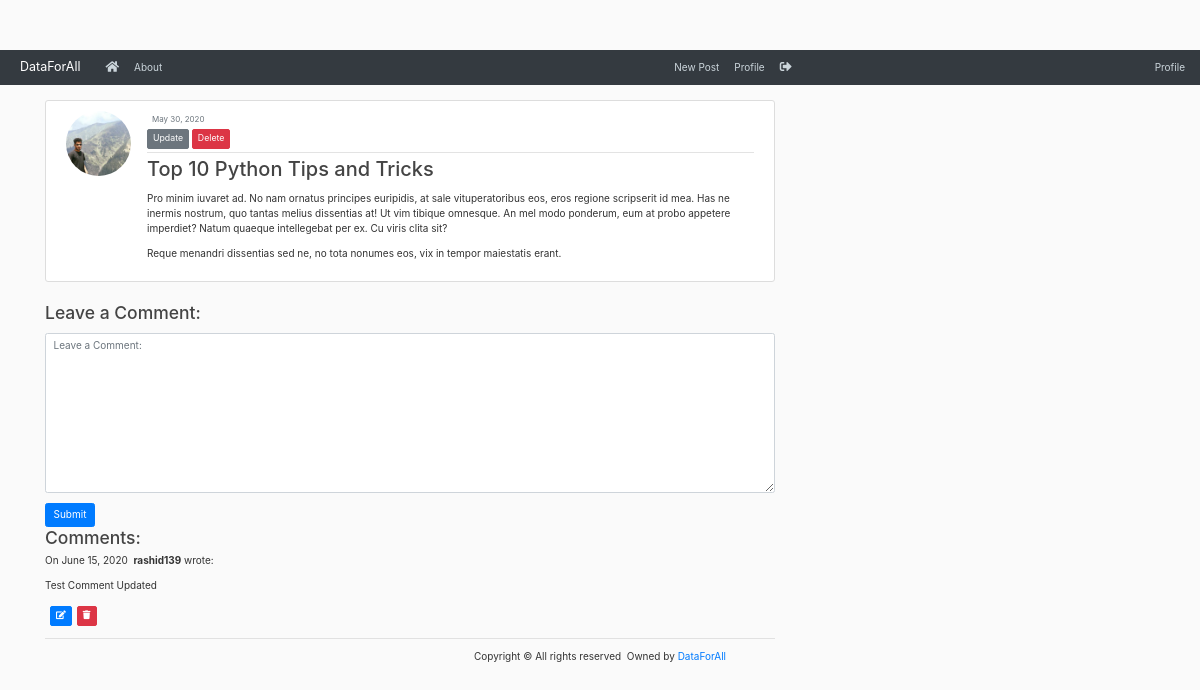
The page /post/27/ (signed in) on the database its author committed.
### blog/models.py (models this page shows, shortened)
class Post(models.Model):
    title = models.CharField(max_length = 100)
    content = models.TextField()
    date_posted = models.DateTimeField(default=timezone.now)
    author = models.ForeignKey(User, on_delete=models.CASCADE)

class Comment(models.Model):
    author = models.CharField(max_length = 100)
    body = models.TextField()
    created_on = models.DateTimeField(auto_now_add=True)
    post = models.ForeignKey('Post', on_delete=models.CASCADE)

### users/models.py (models this page shows, shortened)
class Profile(models.Model):
    user = models.OneToOneField(User, on_delete = models.CASCADE)
    image = models.ImageField(default='default.jpg', upload_to='profile_pics')

### blog/views.py (the view, shortened to what this page needs)
# urls.py: path('post/<int:pk>/', views.PostDetailView.as_view(), name='post-detail'),
class PostDetailView(LoginRequiredMixin, DetailView):
    model = Post
    form_class = CommentForm
    template_name = 'blog/post_detail.html'
    def get(self, request, *args, **kwargs):
        post = Post.objects.get(pk=self.kwargs['pk'])
        form = self.form_class()
        comments = Comment.objects.filter(post = post).order_by('-id')
        context = {
            'post': post,
            'comments': comments,
            'form': form
        }
        return render(request, self.template_name, context)

### blog/forms.py
class CommentForm(forms.ModelForm):
    body = forms.CharField(widget= forms.Textarea(
        attrs= {
            "class": "form-control",
            "placeholder": "Leave a Comment: "
        }
    ))
    class Meta:
        model = Comment
        fields = '__all__'
        exclude = ('author', )

### blog/templates/blog/post_detail.html (shortened to what this page needs)
{% extends 'blog/base.html' %}
{% load static %}
{% block content %}
    <article class="media content-section">
        <img class="rounded-circle article-img" src="{{ post.author.profile.image.url }}">
        <div class="media-body">
            <div class="article-metadata">
                <small class="text-muted">{{ post.date_posted | date:"F d, Y" }}</small>
                {% if post.author == user %}
                    <div>
                        <a class="btn btn-secondary btn-sm mt-1 mb-1" href="{% url 'post-update' post.id %}">Update</a>
                        <a class="btn btn-danger btn-sm mt-1 mb-1" href="{% url 'post-delete' post.id %}">Delete</a>
                    </div>
                {% endif %}
            </div>
        <h2 class="article-title" >{{ post.title }}</h2>
        <p class="article-content">{{ post.content | linebreaks }}</p>
        </div>
    </article>
    <h3 class="article-title">Leave a Comment: </h1>
    <form action="" method="POST">
        <div class="form-group">
            {{ form.body }}
        </div>
        <button type="submit" class="btn btn-primary">Submit</button>
    </form>
    <h3 class="article-title">Comments: </h3>
    {% if user.is_authenticated %}
        {% for comment in comments %}
        <div class="media-body bg-olive">
            <p>
                On {{comment.created_on.date }}&nbsp;
                <b>{{ comment.author }}</b> wrote:
                <p>{{ comment.body }}</p>
                {% if comment.author == request.user.username %}
                    <div>
                        <button type="button" class="btn btn-primary btn-sm mt-1 mb-1 ml-2" id="edit{{comment.pk}}" data-catid="{{comment.pk}}" onclick="updateComment({{comment.pk}})"><i class="fas fa-edit"></i></a>
                        <button class="btn btn-danger btn-sm mt-1 mb-1 ml-2" id="{{comment.pk}}" onclick="deleteComment(this.id)"><i class="fas fa-trash"></i></button>
                    </div>
                {% endif %}
            </p>
            <hr>
        </div>
        {% endfor %}
    {% else %}
        <h5 class="article-title"> Please Login: <a class="btn btn-link" href="{% url 'login' %}">Login</a></h5>
    {% endif %}
{% endblock %}}

### static/css/all.css (style rules this page uses)
.fa,.fab,.fal,.far,.fas { -moz-osx-font-smoothing:grayscale;-webkit-font-smoothing:antialiased;display:inline-block;font-style:normal;font-variant:normal;text-rendering:auto;line-height:1 }
.fa-edit:before { content:"\f044" }
.fa-trash:before { content:"\f1f8" }
.fa,.far,.fas { font-family:"Font Awesome 5 Free" }
.fa,.fas { font-weight:900 }

### static/css/main.css (style rules this page uses)
body { background: #fafafa; color: #333333; margin-top: 5rem; }
h1, h2, h3, h4, h5, h6 { color: #444444; }
.content-section { background: #ffffff; padding: 10px 20px; border: 1px solid #dddddd; border-radius: 3px; margin-bottom: 20px; }
.article-title { color: #444444; }
.article-content { white-space: pre-line; }
.article-img { height: 65px; width: 65px; margin-right: 16px; }
.article-metadata { padding-bottom: 1px; margin-bottom: 4px; border-bottom: 1px solid #e3e3e3 }

### rows shown on the page
Post: author.profile.image (picture), date_posted "May 30, 2020", title "Top 10 Python Tips and Tricks", content "Pro minim iuvaret ad. No nam ornatus principes euripidis, at sale vituperatoribus eos, eros regione scripserit id mea. Has ne inermis nostrum, quo tantas melius dissentias at! Ut vim tibique omnesque. An mel modo ponderum, eum at probo appetere imperdiet? Natum quaeque intellegebat per ex. Cu viris clita sit? Reque menandri dissentias sed ne, no tota nonumes eos, vix in tempor maiestatis erant."
Comment: created_on "June 15, 2020", author "rashid139", body "Test Comment Updated"
